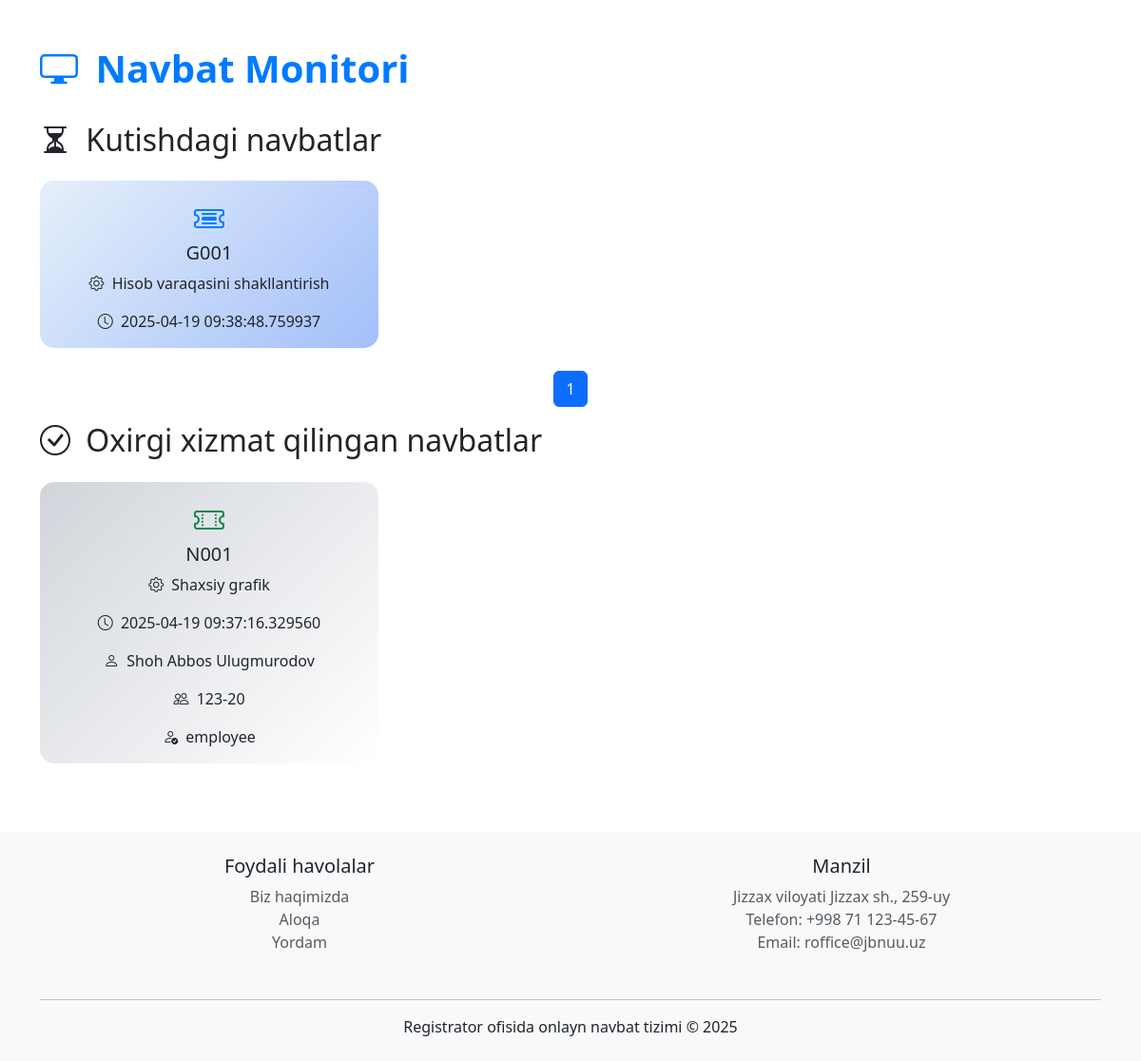
Page /monitor on the earlier database version.
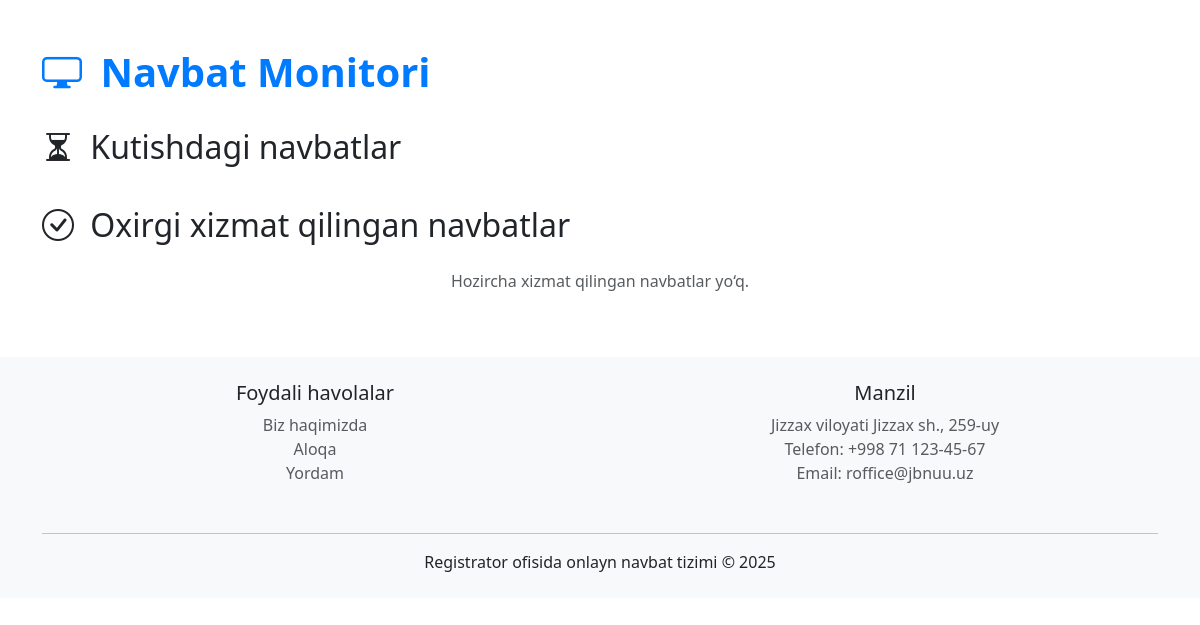
Same page on the later database version.
### app.py (models this page shows)
class Queue(db.Model):
    id = db.Column(db.Integer, primary_key=True)
    queue_number = db.Column(db.Integer, nullable=False)
    prefix = db.Column(db.String(1), nullable=False)
    service_type_id = db.Column(db.Integer, db.ForeignKey('service_type.id'), nullable=False)
    service_type = db.relationship('ServiceType', backref=db.backref('queues', lazy=True))
    created_at = db.Column(db.DateTime, nullable=False, default=lambda: datetime.now(pytz.timezone('Asia/Tashkent')))
    status = db.Column(db.String(20), nullable=False, default='pending')  # pending holat qo‘shildi
    first_name = db.Column(db.String(50))
    last_name = db.Column(db.String(50))
    group = db.Column(db.String(20))
    employee = db.Column(db.String(50))
    @property
    def formatted_queue_number(self):
        return f"{self.prefix}{self.queue_number:03d}"

class ServiceType(db.Model):
    id = db.Column(db.Integer, primary_key=True)
    name = db.Column(db.String(100), nullable=False)

### app.py (the view)
@app.route('/monitor')
def monitor():
    page = request.args.get('page', 1, type=int)
    per_page = 10
    queue_data = Queue.query.filter_by(status='waiting').order_by(Queue.created_at).paginate(page=page, per_page=per_page, error_out=False)
    recent_queues = Queue.query.filter_by(status='served').order_by(Queue.created_at.desc()).limit(5).all()
    return render_template('monitor.html', queue_data=queue_data, recent_queues=recent_queues)

### app.py (called while the page is built)
def get_locale():
    return session.get('language', 'uz')

### templates/monitor.html (shortened to what this page needs)
{% extends "base.html" %}
{% block content %}
<div class="container mt-5">
    <div class="d-flex justify-content-between align-items-center mb-4">
        <h1 class="text-center" style="color: #007bff; font-weight: bold;"><i class="bi bi-display me-2"></i> {{ _('Navbat Monitori') }}</h1>
    </div>
    <h2 class="mb-4"><i class="bi bi-hourglass-split me-2"></i> {{ _('Kutishdagi navbatlar') }}</h2>
    <div class="row" id="queueContainer">
        {% for queue in queue_data.items %}
        <div class="col-md-4 col-sm-6 mb-4">
            <div class="card queue-card">
                <div class="card-body text-center">
                    <i class="bi bi-ticket-detailed queue-icon mb-3"></i>
                    <h5 class="card-title">{{ queue.formatted_queue_number }}</h5>
                    <p class="card-text"><i class="bi bi-gear me-1"></i> {{ queue.service_type.name }}</p>
                    <p class="card-text"><i class="bi bi-clock me-1"></i> {{ queue.created_at }}</p>
                </div>
            </div>
        </div>
        {% endfor %}
    </div>
    <nav>
        <ul class="pagination justify-content-center">
            {% for page in queue_data.iter_pages() %}
            {% if page %}
                <li class="page-item {% if page == queue_data.page %}active{% endif %}">
                    <a class="page-link" href="{{ url_for('monitor', page=page) }}">{{ page }}</a>
                </li>
            {% else %}
                <li class="page-item disabled"><span class="page-link">...</span></li>
            {% endif %}
            {% endfor %}
        </ul>
    </nav>
    <h2 class="mb-4"><i class="bi bi-check-circle me-2"></i> {{ _('Oxirgi xizmat qilingan navbatlar') }}</h2>
    <div class="row">
        {% if recent_queues %}
            {% for queue in recent_queues %}
            <div class="col-md-4 col-sm-6 mb-4">
                <div class="card queue-card recent-queue">
                    <div class="card-body text-center">
                        <i class="bi bi-ticket-perforated queue-icon mb-3 text-success"></i>
                        <h5 class="card-title">{{ queue.formatted_queue_number }}</h5>
                        <p class="card-text"><i class="bi bi-gear me-1"></i> {{ queue.service_type.name }}</p>
                        <p class="card-text"><i class="bi bi-clock me-1"></i> {{ queue.created_at }}</p>
                        <p class="card-text"><i class="bi bi-person me-1"></i> {{ queue.first_name or 'Noma\'lum' }} {{ queue.last_name or '' }}</p>
                        <p class="card-text"><i class="bi bi-people me-1"></i> {{ queue.group or 'Noma\'lum' }}</p>
                        <p class="card-text"><i class="bi bi-person-check me-1"></i> {{ queue.employee or 'Noma\'lum' }}</p>
                    </div>
                </div>
            </div>
            {% endfor %}
        {% else %}
            <p class="text-center text-muted">{{ _('Hozircha xizmat qilingan navbatlar yo‘q.') }}</p>
        {% endif %}
    </div>
</div>
{% endblock %}

### templates/base.html (shortened to what this page needs)
<!DOCTYPE html>
<html lang="uz">
<head>
    <link href="https://cdn.jsdelivr.net/npm/bootstrap@5.3.3/dist/css/bootstrap.min.css" rel="stylesheet">
    <link rel="stylesheet" href="https://cdn.jsdelivr.net/npm/bootstrap-icons@1.11.3/font/bootstrap-icons.min.css">
    <link rel="stylesheet" href="{{ url_for('static', filename='css/style.css') }}">
</head>
<body>
    {% block content %}{% endblock %}
    <footer class="bg-light text-center py-4 mt-5">
        <div class="container">
            <div class="row">
                <div class="col-md-6 mb-3">
                    <h5>{{ _('Foydali havolalar') }}</h5>
                    <ul class="list-unstyled">
                        <li><a href="https://www.jbnuu.uz/news/1116" class="text-muted text-decoration-none">{{ _('Biz haqimizda') }}</a></li>
                        <li><a href="+998722260171" class="text-muted text-decoration-none">{{ _('Aloqa') }}</a></li>
                        <li><a href="https://t.me/shohabbosdev" class="text-muted text-decoration-none">{{ _('Yordam') }}</a></li>
                    </ul>
                </div>
                <div class="col-md-6 mb-3">
                    <h5>{{ _('Manzil') }}</h5>
                    <p class="text-muted mb-0">{{ _('Jizzax viloyati Jizzax sh., 259-uy') }}</p>
                    <p class="text-muted mb-0">{{ _('Telefon: +998 71 123-45-67') }}</p>
                    <p class="text-muted mb-0">{{ _('Email: roffice@jbnuu.uz') }}</p>
                </div>
            </div>
            <hr>
            <p class="mb-0">{{ _('Registrator ofisida onlayn navbat tizimi © 2025') }}</p>
        </div>
    </footer>
</body>
</html>

Differences in the rows shown:
removed Queue: formatted_queue_number "G001", service_type.name "Hisob varaqasini shakllantirish", created_at "2025-04-19 09:38:48.759937", shown under "Kutishdagi navbatlar"
removed Queue: formatted_queue_number "N001", service_type.name "Shaxsiy grafik", created_at "2025-04-19 09:37:16.329560", first_name "Shoh Abbos", last_name "Ulugmurodov", group "123-20", employee "employee", shown under "Oxirgi xizmat qilingan navbatlar"
Other differences:
text now shown: "Hozircha xizmat qilingan navbatlar yo‘q."
list line gone: "1"
